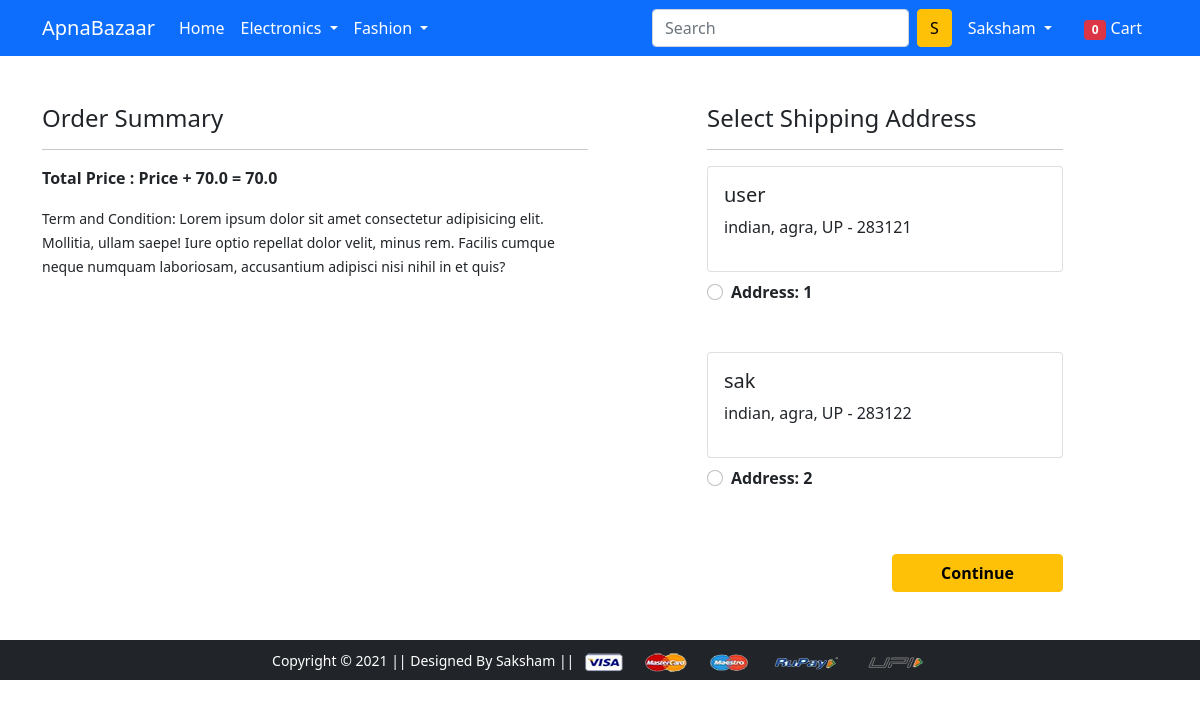
Before: /checkout/ (signed in) with the older database file.
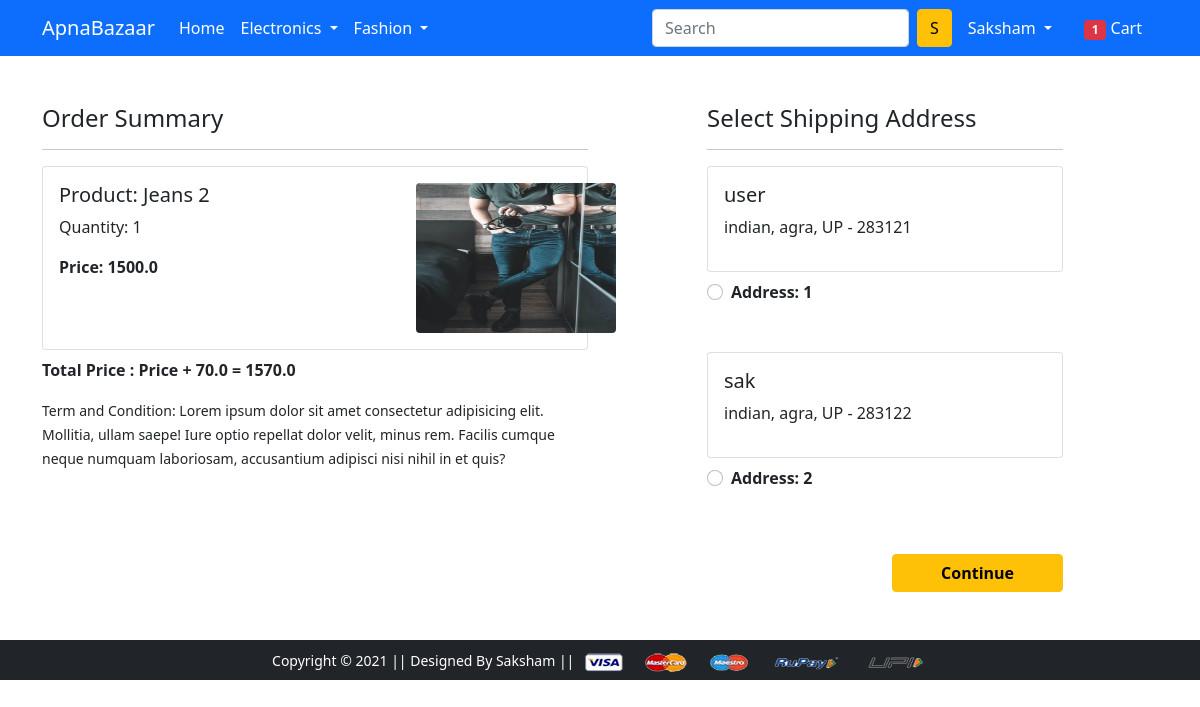
After: the same page with the newer database file.
### app/models.py (models this page shows, shortened)
class Customer(models.Model):
    user = models.ForeignKey(User, on_delete=models.CASCADE)
    name = models.CharField(max_length=200)
    locality = models.CharField(max_length=200)
    city = models.CharField(max_length=200)
    zipcode = models.IntegerField()
    state = models.CharField(choices=STATE_CHOICES, max_length=20)

class Cart(models.Model):
    user = models.ForeignKey(User, on_delete=models.CASCADE)
    product = models.ForeignKey(Product, on_delete=models.CASCADE)
    quantity = models.PositiveIntegerField(default=1)
    @property       #direct html will access it as item.total_cost
    def total_cost(self):
        return (self.quantity * self.product.discounted_price)

class Product(models.Model):
    title = models.CharField(max_length=100)
    selling_price = models.FloatField()
    discounted_price = models.FloatField()
    description = models.TextField()
    brand = models.CharField(max_length=100)
    category = models.CharField(choices=CATEGORY_CHOICES, max_length=2)
    product_image = models.ImageField(upload_to='productimg')

### app/views.py (the view)
# urls.py: path('checkout/', views.checkout, name='checkout'),
@login_required
def checkout(request):
    user = request.user
    address = Customer.objects.filter(user=user)
    cart_items = Cart.objects.filter(user=user)
    shipping_amount = 70.0
    amount = 0.0
    total_amount = 0.0
    for pro in cart_items:
        amount+=(pro.quantity * pro.product.discounted_price)
    total_amount = amount+shipping_amount
    totalitem=len(Cart.objects.filter(user=request.user))
    return render(request, 'app/checkout.html', {'address':address, 'total_amount':total_amount, 'cart_items':cart_items,'totalitem':totalitem})

### app/templates/app/checkout.html (shortened to what this page needs)
{% extends 'app/base.html' %}
{% load static %}
{% block main-content %}
<div class="container">
 <div class="row mt-5">
  <div class="col-sm-6">
    <h4>Order Summary</h4>
    <hr>
    {% for item in cart_items %}
    <div class="card mb-2">
      <div class="card-body">
        <div class="row ">
         <div class="col-sm-8">
          <h5>Product: {{item.product.title}}</h5>
          <p>Quantity: {{item.quantity}}</p>
          <p class="fw-bold">Price: {{item.total_cost}}</p>
         </div>
         <div class="col-sm-4">
          <a href="{% url 'product-detail' item.product.id %}"><img src="{{item.product.product_image.url}}" class="rounded float-start" width="200" height="150" alt=""></a>
         </div>
       </div>
      </div>
    </div>
    {% endfor %}
    <p class="fw-bold">Total Price : Price + 70.0 = {{total_amount}}</p>
    <small>Term and Condition: Lorem ipsum dolor sit amet consectetur adipisicing elit. Mollitia, ullam saepe! Iure optio repellat dolor velit, minus rem. Facilis cumque neque numquam laboriosam, accusantium adipisci nisi nihil in et quis?</small>
  </div>
  <div class="col-sm-4 offset-sm-1">
    <h4>Select Shipping Address</h4>
    <hr>
    <form action="/placeorder">
      {% for add in address %}
      <div class="card">
        <div class="card-body">
        <h5>{{add.name}}</h5>
        <p>{{add.locality}}, {{add.city}}, {{add.state}} - {{add.zipcode}}</p>
        </div>
      </div>
        <div class="form-check mt-2 mb-5">
          <input class="form-check-input" type="radio" name="custid" id="custadd{{forloop.counter}}" value="{{add.id}}">
          <label class="form-check-label fw-bold" for="">
            Address: {{forloop.counter}} </label>
        </div>
      {% endfor %}
        <div class="text-end">
          <button type="submit" class="btn btn-warning mt-3 px-5 fw-bold">Continue</button>
        </div>
      </form>
    </div>
  </div>
</div>
{% endblock main-content %}

### app/templates/app/base.html (shortened to what this page needs)
<!doctype html>
{% load static %}
<html lang="en">
  <head>
    <link href="https://cdn.jsdelivr.net/npm/bootstrap@5.0.0-beta1/dist/css/bootstrap.min.css" rel="stylesheet">
    <link rel="stylesheet" href="{% static 'app/css/owl.carousel.min.css' %}">
    <link rel="stylesheet" href="{% static 'app/css/all.min.css' %}">
    <link rel="stylesheet" href="{% static 'app/css/style.css' %}">
  </head>
  <body>
    <nav class="navbar navbar-expand-lg navbar-dark bg-primary">
     <div class="container">
       <a class="navbar-brand" href="/">ApnaBazaar</a>
       <div class="collapse navbar-collapse" id="navbarSupportedContent">
         <ul class="navbar-nav me-auto mb-2 mb-lg-0">
           <li class="nav-item">
             <a class="nav-link active" aria-current="page" href="/">Home</a>
           </li>
           <li class="nav-item dropdown">
             <a class="nav-link dropdown-toggle text-white" href="#" id="electronicsDropdown" role="button" data-bs-toggle="dropdown" aria-expanded="false">
               Electronics
             </a>
           </li>
           <li class="nav-item dropdown">
             <a class="nav-link dropdown-toggle text-white" href="#" id="fashionDropdown" role="button" data-bs-toggle="dropdown" aria-expanded="false">
               Fashion
             </a>
           </li>
         </ul>
         <form class="d-flex">
           <input class="form-control me-2" type="search" placeholder="Search" aria-label="Search">
           <button class="btn btn-warning" type="submit">S</button>
         </form>
         <div>
          <ul class="navbar-nav me-auto mb-2 mb-lg-0">
            {% if request.user.is_authenticated %}
           <li class="nav-item dropdown mx-2">
              <a class="nav-link dropdown-toggle text-white" href="#" id="profileDropdown" role="button" data-bs-toggle="dropdown" aria-expanded="false">
                <span class='text-capitalize'>{{request.user}}</span>
              </a>
            </li>
            <li class="nav-item mx-2">
             <a href="{% url 'showcart' %}" class="nav-link text-white"><span class="badge bg-danger">{{totalitem}}</span> Cart </a>
            </li>
            {% endif %}
          </ul>
         </div>
       </div>
     </div>
    </nav>
    {% block main-content %} {% endblock main-content %}
    <footer class="container-fluid bg-dark text-center p-2 mt-5">
        <small class="text-white">Copyright &copy; 2021 || Designed By Saksham || </small>
        <img src="{% static 'app/images/payment.png' %}" alt="" srcset="" class="img-fluid" height="2px">
    </footer>
  </body>
</html>

Changed rows visible on the page:
added Cart: product "Jeans 2", quantity "1", total_cost "1500.0", product.product_image (picture)
Other visible differences:
{{ totalitem }}: "0" → "1"
{{ total_amount }}: "70.0" → "1570.0"
